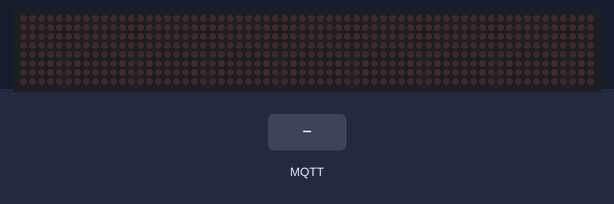
The sketch below on a simulated ESP8266 (Wemos D1 mini). Shown: 64×8 LED matrix. The test bench sets the inputs (shaded band). WiFi joins after 1.5 s; servers stay silent unless stated; no MQTT or app messages arrive unless stated; what the sketch prints to the serial monitor is not drawn.

Above: at 2.7 s.
2.8 s: MQTT message "on" arrives on the first subscribed topic
At 2.95 s:
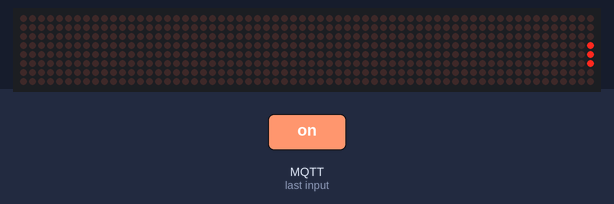
At 3.56 s:
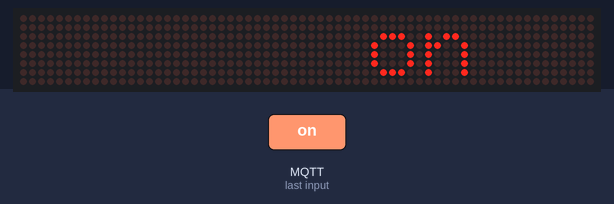
5.5 s: MQTT message "off" arrives on the first subscribed topic
At 5.95 s:
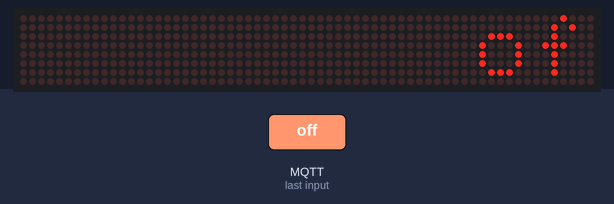
Timing chart, 0 to 8.5 s (numbered marks = the images above; inputs shaded):
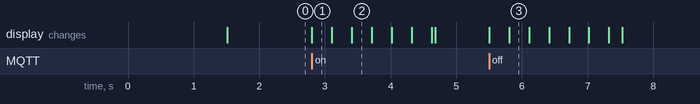

The sketch:

Wemos_8x8x8_Matrix_MAX7219_MQTT_TextScroll.ino
```cpp
#include <ESP8266WiFi.h>
#include <PubSubClient.h>
#include "wifi.h"
WiFiClient espClient;
PubSubClient client(espClient);

#include <SPI.h>
#include <Adafruit_GFX.h>
#include <Max72xxPanel.h>

int pinCS = 2; // Attach CS to this pin, DIN to MOSI and CLK to SCK
int numberOfHorizontalDisplays = 8;
int numberOfVerticalDisplays = 1;

Max72xxPanel matrix = Max72xxPanel(pinCS, numberOfHorizontalDisplays, numberOfVerticalDisplays);

int wait = 25; // In milliseconds

int spacer = 1;
int width = 5 + spacer; // The font width is 5 pixels

void callback(String topic, byte* message, unsigned int length) {
  String messageTemp;
  for (int i = 0; i < length; i++) {
    messageTemp += (char)message[i];
  }
  for ( int i = 0 ; i < width * messageTemp.length() + matrix.width() - 1 - spacer; i++ ) {
    matrix.fillScreen(LOW);
    int letter = i / width;
    int x = (matrix.width() - 1) - i % width;
    int y = (matrix.height() - 8) / 2; // center the text vertically

    while ( x + width - spacer >= 0 && letter >= 0 ) {
      if ( letter < messageTemp.length() ) {
        matrix.drawChar(x, y, messageTemp[letter], HIGH, LOW, 1);
      }
      letter--;
      x -= width;
    }
    matrix.write(); // Send bitmap to display
    delay(wait);
  }

  matrix.fillScreen(LOW);
  matrix.write();
}

void setup() {

  matrix.setIntensity(15); // Use a value between 0 and 15 for brightness

  matrix.setPosition(0, 7, 0);
  matrix.setPosition(1, 6, 0);
  matrix.setPosition(2, 5, 0);
  matrix.setPosition(3, 4, 0);
  matrix.setPosition(4, 3, 0);
  matrix.setPosition(5, 2, 0);
  matrix.setPosition(6, 1, 0);
  matrix.setPosition(7, 0, 0);

  matrix.setRotation(0, 3);
  matrix.setRotation(1, 3);
  matrix.setRotation(2, 3);
  matrix.setRotation(3, 3);
  matrix.setRotation(4, 3);
  matrix.setRotation(5, 3);
  matrix.setRotation(6, 3);
  matrix.setRotation(7, 3);

  setup_wifi();
  client.setServer(mqtt_server, 1883);
  pinMode(LED_BUILTIN, OUTPUT);
  client.setCallback(callback);

  matrix.fillScreen(LOW);
  matrix.write();
}

void loop() {

  if (!client.connected()) {
    reconnect();
  }
  client.loop();
}


void setup_wifi() {
  delay(10);
  Serial.println();
  Serial.print("Connecting to ");
  Serial.println(ssid);
  WiFi.mode(WIFI_STA);
  WiFi.hostname(HostName);
  WiFi.begin(ssid, password);
  while (WiFi.status() != WL_CONNECTED) {
    delay(500);
    Serial.print(".");
  }
  Serial.println("");
  Serial.println("WiFi connected");
  Serial.println("IP address: ");
  Serial.println(WiFi.localIP());
}

void reconnect() {
  // Loop until we're reconnected
  while (!client.connected()) {
    Serial.print("Attempting MQTT connection...");
    // Attempt to connect
    if (client.connect(HostName)) {
      Serial.println("connected");
      digitalWrite(LED_BUILTIN, HIGH);
      client.subscribe(TopicDOWN);
    } else {
      Serial.print("failed, rc=");
      Serial.print(client.state());
      Serial.println(" try again in 5 seconds");
      digitalWrite(LED_BUILTIN, LOW);
      // Wait 5 seconds before retrying
      delay(5000);
    }
  }
}
```

wifi.h
```cpp
// Paramètre WiFi, MQTT - WiFi, MQTT parameters
const char* ssid = "SSID";                // WiFi SSID
const char* password = "PASSWORD";        // WiFi Password
const char* mqtt_server = "192.168.8.100";  // IP Broker MQTT
const char* HostName = "Wemos_8x8x4_Matrix_01";
const char* TopicDOWN = "domotique/kallax/8x8x4";
```

Measured:
- after the input at 2.8 s, the display: changes at once (image 1)
- after the input at 5.5 s, the display: first changes at once (image 3 shows a later state)
